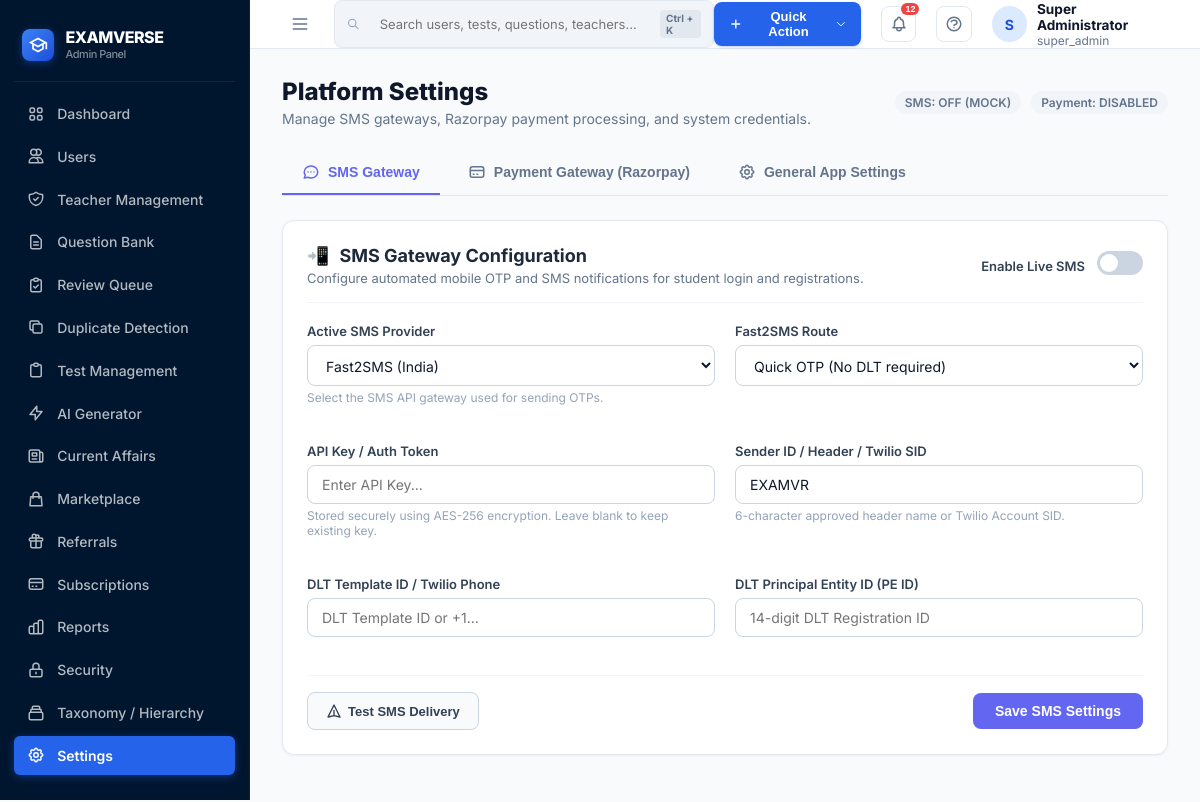
/admin/index.php?page=settings (signed in), run on the app's committed database.
### tables this page shows
CREATE TABLE IF NOT EXISTS `system_settings` (
    `id` INT AUTO_INCREMENT PRIMARY KEY,
    `setting_key` VARCHAR(100) NOT NULL UNIQUE,
    `setting_value` LONGTEXT NULL,
    `is_encrypted` TINYINT(1) DEFAULT 0,
    `category` ENUM('sms', 'payment', 'general', 'ai') DEFAULT 'general',
    `description` VARCHAR(255) NULL,
    `created_at` TIMESTAMP DEFAULT CURRENT_TIMESTAMP,
    `updated_at` TIMESTAMP DEFAULT CURRENT_TIMESTAMP ON UPDATE CURRENT_TIMESTAMP,
    INDEX `idx_category` (`category`)
);

### api/utils/system_settings.php (called while the page is built, shortened)
<?php
class SystemSettings {
    private static array $cache = [];
    private static function load(): void {
        try {
            $db = Database::getConnection();
            $stmt = $db->query("SELECT setting_key, setting_value, is_encrypted, category, description FROM system_settings");
            $rows = $stmt->fetchAll(PDO::FETCH_ASSOC);
            foreach ($rows as $row) {
                $val = $row['setting_value'];
                self::$cache[$row['setting_key']] = [
                    'value' => $val,
                    'is_encrypted' => (bool)$row['is_encrypted'],
                    'category' => $row['category'],
                    'description' => $row['description']
                ];
            }
        } catch (Throwable $e) {
            self::$loaded = false;
        }
    }
    public static function getAll(bool $maskSecrets = true): array {
        self::load();
        $output = [];
        foreach (self::$cache as $k => $item) {
            $cat = $item['category'] ?? 'general';
            $val = $item['value'];
            $masked = false;
            $output[$cat][$k] = [
                'value' => $val,
                'is_encrypted' => $item['is_encrypted'],
                'is_masked' => $masked,
                'has_value' => !empty($item['value']),
                'description' => $item['description']
            ];
        }
        return $output;
    }
}

### admin/pages/settings.php (the view, shortened to what this page needs)
<?php
require_once __DIR__ . '/../../api/utils/system_settings.php';
$allSettings = SystemSettings::getAll(true);
$sms = $allSettings['sms'] ?? [];
$payment = $allSettings['payment'] ?? [];
$smsEnabled = !empty($sms['sms_enabled']['value']) && $sms['sms_enabled']['value'] == '1';
$smsProvider = $sms['sms_provider']['value'] ?? 'fast2sms';
$paymentEnabled = !empty($payment['payment_enabled']['value']) && $payment['payment_enabled']['value'] == '1';
$paymentMode = $payment['payment_mode']['value'] ?? 'mock';
?>
<div class="settings-container">
    <div class="settings-header">
        <div>
            <h1 style="font-size:24px;font-weight:800;color:#0f172a;margin:0 0 4px 0;">Platform Settings</h1>
            <p style="color:#64748b;margin:0;font-size:14px;">Manage SMS gateways, Razorpay payment processing, and system credentials.</p>
        </div>
        <div style="display:flex;gap:10px;">
            <span class="badge-status <?php echo $smsEnabled ? 'badge-live' : 'badge-off'; ?>">
                SMS: <?php echo $smsEnabled ? strtoupper($smsProvider) : 'OFF (MOCK)'; ?>
            </span>
            <span class="badge-status <?php echo $paymentEnabled ? ($paymentMode==='live'?'badge-live':'badge-mock') : 'badge-off'; ?>">
                Payment: <?php echo $paymentEnabled ? strtoupper($paymentMode) : 'DISABLED'; ?>
            </span>
        </div>
    </div>
    <div class="settings-nav">
        <button class="settings-tab-btn active" onclick="showTab('sms-tab', this)">
            SMS Gateway
        </button>
        <button class="settings-tab-btn" onclick="showTab('payment-tab', this)">
            <svg width="18" height="18" fill="none" stroke="currentColor" viewBox="0 0 24 24"><path stroke-linecap="round" stroke-linejoin="round" stroke-width="2" d="M3 10h18M7 15h1m4 0h1m-7 4h12a3 3 0 003-3V8a3 3 0 00-3-3H6a3 3 0 00-3 3v8a3 3 0 003 3z"/></svg>
            Payment Gateway (Razorpay)
        </button>
        <button class="settings-tab-btn" onclick="showTab('general-tab', this)">
            General App Settings
        </button>
    </div>
    <div id="sms-tab" class="tab-content">
        <form id="smsForm" onsubmit="saveSmsSettings(event)">
            <div class="settings-card">
                <div class="card-header">
                    <div>
                        <h2 class="card-title">
                            <span style="color:#6366f1;">📲</span> SMS Gateway Configuration
                        </h2>
                        <div class="card-desc">Configure automated mobile OTP and SMS notifications for student login and registrations.</div>
                    </div>
                    <div class="switch-wrapper">
                        <span style="font-size:13px;font-weight:600;color:#334155;">Enable Live SMS</span>
                        <label class="switch">
                            <span class="slider"></span>
                        </label>
                    </div>
                </div>
                <div class="form-grid">
                    <div class="form-group">
                        <label for="sms_provider">Active SMS Provider</label>
                        <select name="sms_provider" id="sms_provider" class="form-control" onchange="updateSmsFields()">
                            <option value="fast2sms" <?php echo $smsProvider==='fast2sms'?'selected':''; ?>>Fast2SMS (India)</option>
                        </select>
                        <div class="form-hint">Select the SMS API gateway used for sending OTPs.</div>
                    </div>
                    <div class="form-group" id="group_sms_route">
                        <label for="sms_route">Fast2SMS Route</label>
                        <select name="sms_route" id="sms_route" class="form-control">
                            <option value="otp" <?php echo ($sms['sms_route']['value']??'')==='otp'?'selected':''; ?>>Quick OTP (No DLT required)</option>
                        </select>
                    </div>
                    <div class="form-group">
                        <label for="sms_api_key">API Key / Auth Token</label>
                        <input type="password" name="sms_api_key" id="sms_api_key" class="form-control" placeholder="<?php echo !empty($sms['sms_api_key']['value']) ? $sms['sms_api_key']['value'] : 'Enter API Key...'; ?>">
                        <div class="form-hint">Stored securely using AES-256 encryption. Leave blank to keep existing key.</div>
                    </div>
                    <div class="form-group">
                        <label for="sms_sender_id">Sender ID / Header / Twilio SID</label>
                        <input type="text" name="sms_sender_id" id="sms_sender_id" class="form-control" value="<?php echo htmlspecialchars($sms['sms_sender_id']['value'] ?? 'EXAMVR'); ?>" placeholder="e.g. EXAMVR or Twilio SID">
                        <div class="form-hint">6-character approved header name or Twilio Account SID.</div>
                    </div>
                    <div class="form-group" id="group_template_id">
                        <label for="sms_template_id">DLT Template ID / Twilio Phone</label>
                        <input type="text" name="sms_template_id" id="sms_template_id" class="form-control" value="<?php echo htmlspecialchars($sms['sms_template_id']['value'] ?? ''); ?>" placeholder="DLT Template ID or +1...">
                    </div>
                    <div class="form-group" id="group_entity_id">
                        <label for="sms_entity_id">DLT Principal Entity ID (PE ID)</label>
                        <input type="text" name="sms_entity_id" id="sms_entity_id" class="form-control" value="<?php echo htmlspecialchars($sms['sms_entity_id']['value'] ?? ''); ?>" placeholder="14-digit DLT Registration ID">
                    </div>
                </div>
                <div style="display:flex;justify-content:space-between;align-items:center;margin-top:20px;padding-top:16px;border-top:1px solid #f1f5f9;">
                    <button type="button" class="btn-outline" onclick="openTestSmsModal()">
                        <svg width="16" height="16" fill="none" stroke="currentColor" viewBox="0 0 24 24"><path stroke-linecap="round" stroke-linejoin="round" stroke-width="2" d="M12 19l9 2-9-18-9 18 9-2zm0 0v-8"/></svg>
                        Test SMS Delivery
                    </button>
                    <button type="submit" class="btn-save">Save SMS Settings</button>
                </div>
            </div>
        </form>
    </div>
</div>

### admin/assets/style.css (style rules this page uses)
:root { --bg-main: #f8fafc; --bg-card: #ffffff; --bg-card-hover: #f1f5f9; --border-color: #e2e8f0; --sidebar-bg: #00152e; --sidebar-hover: rgba(255, 255, 255, 0.08); --sidebar-active: #2563eb; --bg-dark: #ffffff; --card-dark: #ffffff; --card-bg: #ffffff; --border-glass: #e2e8f0; --card-border: #e2e8f0; --surface-elevated: #f8fafc; --text: #0f172a; --text-primary: #0f172a; --text-secondary: #475569; --text-muted: #64748b; --text-light: #94a3b8; --on-accent: #ffffff; --accent: #2563eb; --accent-primary: #2563eb; --accent-blue: #2563eb; --accent-indigo: #4f46e5; --accent-emerald: #10b981; --accent-green: #10b981; --accent-amber: #f59e0b; --accent-orange: #f97316; --accent-purple: #8b5cf6; --accent-violet: #8b5cf6; --accent-cyan: #06b6d4; --accent-rose: #ef4444; --accent-danger: #ef4444; --radius-sm: 6px; --radius-md: 10px; --radius-lg: 14px; --radius-xl: 18px; --shadow-sm: 0 1px 3px 0 rgba(0, 0, 0, 0.06), 0 1px 2px 0 rgba(0, 0, 0, 0.03); --shadow-md: 0 4px 6px -1px rgba(0, 0, 0, 0.07), 0 2px 4px -1px rgba(0, 0, 0, 0.04); --shadow-lg: 0 10px 15px -3px rgba(0, 0, 0, 0.08), 0 4px 6px -2px rgba(0, 0, 0, 0.03); --font-main: 'Inter', system-ui, -apple-system, BlinkMacSystemFont, 'Segoe UI', Roboto, sans-serif; }
* { margin: 0; padding: 0; box-sizing: border-box; }
html, body { height: 100%; font-family: var(--font-main); background-color: var(--bg-main); color: var(--text-primary); -webkit-font-smoothing: antialiased; -moz-osx-font-smoothing: grayscale; }
body { display: flex; min-height: 100vh; overflow-x: hidden; }
input, select, textarea, .form-control { width: 100%; padding: 9px 12px; border: 1px solid var(--border-color); border-radius: 8px; font-size: 13px; font-family: inherit; color: var(--text-primary); background-color: #ffffff; outline: none; transition: border-color 0.15s ease, box-shadow 0.15s ease; }
select { cursor: pointer; }
label { display: block; font-size: 12px; font-weight: 600; color: var(--text-secondary); margin-bottom: 5px; }
.form-group { margin-bottom: 14px; }
.btn-outline { background: #ffffff; border-color: #cbd5e1; color: #334155; }

### data on the page
system_settings: sms_provider "Fast2SMS (India)"
system_settings: sms_route "Quick OTP (No DLT required)"
system_settings: sms_sender_id "EXAMVR"

### other printed values
$initial "S"
$adminUser['full_name'] "Super Administrator"
$adminUser['role'] "super_admin"
